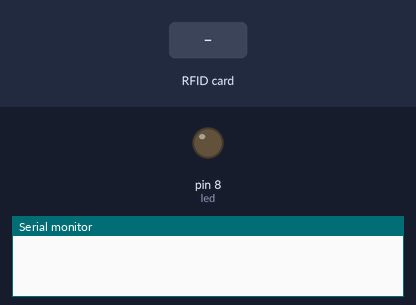
Bench run of a sketch on a simulated Arduino Uno, built with avr-gcc and run on an emulated ATmega328P. Parts: output pins drawn as LEDs (lit = HIGH), the last lines printed to the serial monitor. Inputs (shaded band) come from the test bench. Pins used as bus, display or sensor lines are not drawn.

Above: at 1.2 s.
1.3 s: RFID card 5E 7A 19 C4 held to the reader
At 2.1 s:
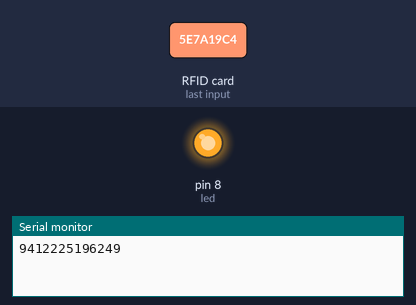
Timing chart, 0 to 4.3 s (numbered marks = the images above; inputs shaded):
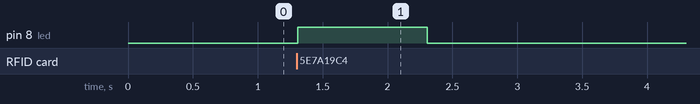

Measured:
- after the input at 1.3 s, pin 8 (led): LOW → HIGH at once, → LOW 1.0 s later

The sketch:

readCard.ino
```cpp
#include <SD.h>


/*
* edited by Velleman / Patrick De Coninck
* Read a card using a mfrc522 reader on your SPI interface
* Pin layout should be as follows (on Arduino Uno - Velleman VMA100):
* MOSI: Pin 11 / ICSP-4
* MISO: Pin 12 / ICSP-1
* SCK: Pin 13 / ISCP-3
* SS/SDA (MSS on Velleman VMA405) : Pin 10
* RST: Pin 9
* VCC: 3,3V (DO NOT USE 5V, VMA405 WILL BE DAMAGED IF YOU DO SO)
* GND: GND on Arduino UNO / Velleman VMA100
* IRQ: not used
*/

#include <SPI.h>
#include <RFID.h>

#define SS_PIN 10
#define RST_PIN 9

RFID rfid(SS_PIN,RST_PIN);


int power = 7;
int led = 8;
int serNum[5];
int UID;
/*
* This integer should be the code of Your Mifare card / tag
*/
int cards[][5] = {{226, 163, 177, 137, 121}};

bool access = false;

void setup(){

    Serial.begin(9600);
    SPI.begin();
    rfid.init();
/*
* define VMA100 (UNO) pins 7 & 8 as outputs and put them LOW
*/
    pinMode(led, OUTPUT);
    pinMode (power,OUTPUT);
    digitalWrite(led, LOW);
    digitalWrite (power,LOW);

}

void loop(){
    if(rfid.isCard()){
        if(rfid.readCardSerial()){
            Serial.print(rfid.serNum[0]);
            //Serial.print(" ");
            Serial.print(rfid.serNum[1]);
            //Serial.print(" ");
            Serial.print(rfid.serNum[2]);
            //Serial.print(" ");
            Serial.print(rfid.serNum[3]);
            //Serial.print(" ");
            Serial.print(rfid.serNum[4]);
            Serial.println("");
            cardBlink();
        }
        rfid.halt();
    }
}

void cardBlink(){
  digitalWrite(led, HIGH);
  delay(1000);
  digitalWrite(led, LOW);
}
```
